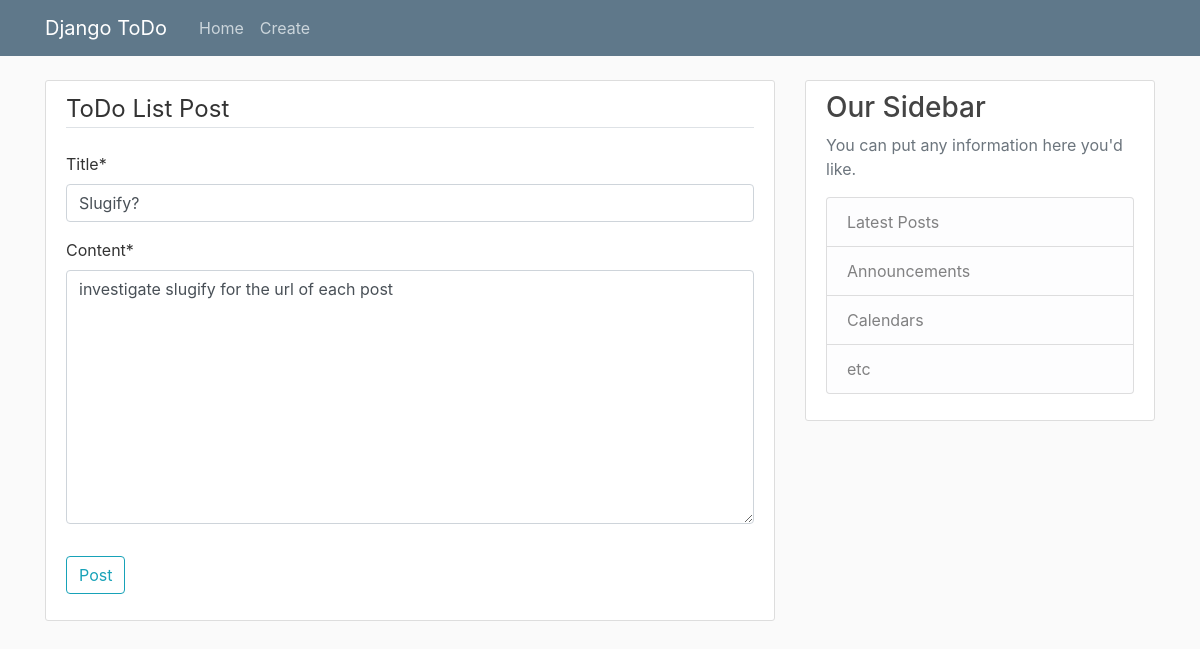
Screenshot of /update/11/ with the database file from the repository.
### main/models.py (models this page shows, shortened)
class ToDoList(models.Model):
    title = models.CharField(max_length=256)
    content = models.TextField()
    post_time = models.DateTimeField(auto_now_add=True)
    completed = models.BooleanField(default=False)

### main/views.py (the view, shortened to what this page needs)
# urls.py: path('update/<int:pk>/', ToDoUpdateView.as_view(), name='todo_update'),
class ToDoUpdateView(UpdateView):
    model = ToDoList
    fields = ['title', 'content']

### main/templates/main/todolist_form.html
{% extends "main/base.html" %}
{% load crispy_forms_tags %}
{% block content %}
    <div class = "content-section">
        <form method="POST">{% csrf_token %}
            <fieldset class="form-group">
                <legend class="border-bottom mb-4">
                    ToDo List Post
                </legend>
                {{ form|crispy }}
            </fieldset>
            <div class = "form-group">
                <button class="btn btn-outline-info" type="submit">
                    Post
                </button>
            </div>
        </form>
    </div>
{% endblock content %}

### main/static/main/main.css (style rules this page uses)
body { background: #fafafa; color: #333333; margin-top: 5rem; }
.content-section { background: #ffffff; padding: 10px 20px; border: 1px solid #dddddd; border-radius: 3px; margin-bottom: 20px; }

### rows the page displays
ToDoList: title "Slugify?", content "investigate slugify for the url of each post"
